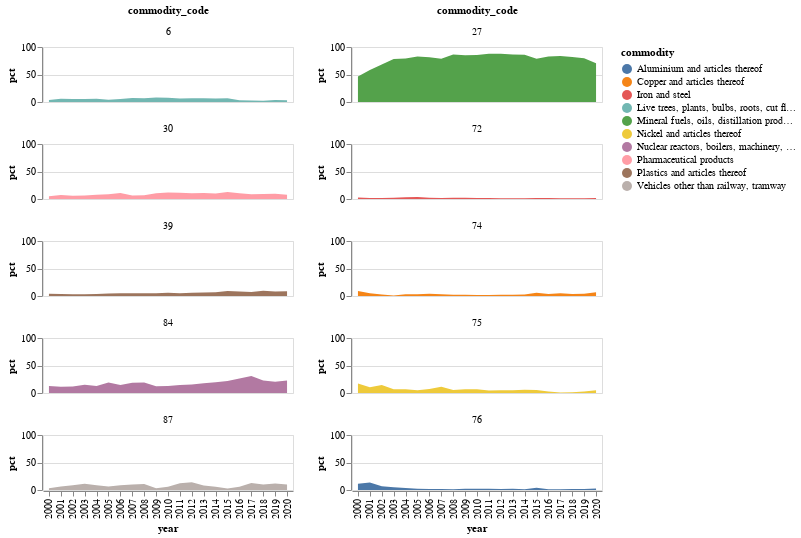

Notebook code for this chart:
### Code cell
country = "Netherlands"
alt.hconcat(
    country_goods_facet(goods_data, country, "Import", years=[2000, 2020], top=5),
    country_goods_facet(goods_data, country, "Export", years=[2000, 2020], top=5)
)

### Figure 1 — Vega-Lite specification as saved in the notebook (floating-point values rounded to 4 significant figures)
{"config": {"view": {"continuousWidth": 400, "continuousHeight": 300}}, "hconcat": [{"data": {"name": "data-bc1078932e83335b26f30e432100a16c"}, "facet": {"field": "commodity_code", "type": "quantitative"}, "spec": {"mark": "area", "encoding": {"color": {"field": "commodity", "type": "nominal"}, "x": {"field": "year", "type": "ordinal"}, "y": {"field": "pct", "scale": {"domain": [0, 100]}, "type": "quantitative"}}, "height": 55, "width": 250}, "columns": 1}, {"data": {"name": "data-ea55273ce966a2aa2cd598948b587d45"}, "facet": {"field": "commodity_code", "type": "quantitative"}, "spec": {"mark": "area", "encoding": {"color": {"field": "commodity", "type": "nominal"}, "x": {"field": "year", "type": "ordinal"}, "y": {"field": "pct", "scale": {"domain": [0, 100]}, "type": "quantitative"}}, "height": 55, "width": 250}, "columns": 1}], "$schema": "https://vega.github.io/schema/vega-lite/v4.17.0.json", "datasets": {"data-bc1078932e83335b26f30e432100a16c": [{"pct": 12.72, "year": 2000, "commodity": "Nuclear reactors, boilers, machinery, etc", "commodity_code": 84}, {"pct": 11.23, "year": 2001, "commodity": "Nuclear reactors, boilers, machinery, etc", "commodity_code": 84}, {"pct": 11.86, "year": 2002, "commodity": "Nuclear reactors, boilers, machinery, etc", "commodity_code": 84}, {"pct": 14.79, "year": 2003, "commodity": "Nuclear reactors, boilers, machinery, etc", "commodity_code": 84}, {"pct": 12.81, "year": 2004, "commodity": "Nuclear reactors, boilers, machinery, etc", "commodity_code": 84}, {"pct": 18.88, "year": 2005, "commodity": "Nuclear reactors, boilers, machinery, etc", "commodity_code": 84}, {"pct": 14.47, "year": 2006, "commodity": "Nuclear reactors, boilers, machinery, etc", "commodity_code": 84}, {"pct": 18.65, "year": 2007, "commodity": "Nuclear reactors, boilers, machinery, etc", "commodity_code": 84}, {"pct": 19.02, "year": 2008, "commodity": "Nuclear reactors, boilers, machinery, etc", "commodity_code": 84}, {"pct": 12.35, "year": 2009, "commodity": "Nuclear reactors, boilers, machinery, etc", "commodity_code": 84}, {"pct": 12.59, "year": 2010, "commodity": "Nuclear reactors, boilers, machinery, etc", "commodity_code": 84}, {"pct": 14.56, "year": 2011, "commodity": "Nuclear reactors, boilers, machinery, etc", "commodity_code": 84}, {"pct": 15.44, "year": 2012, "commodity": "Nuclear reactors, boilers, machinery, etc", "commodity_code": 84}, {"pct": 17.66, "year": 2013, "commodity": "Nuclear reactors, boilers, machinery, etc", "commodity_code": 84}, {"pct": 19.36, "year": 2014, "commodity": "Nuclear reactors, boilers, machinery, etc", "commodity_code": 84}, {"pct": 21.93, "year": 2015, "commodity": "Nuclear reactors, boilers, machinery, etc", "commodity_code": 84}, {"pct": 26.45, "year": 2016, "commodity": "Nuclear reactors, boilers, machinery, etc", "commodity_code": 84}, {"pct": 31.03, "year": 2017, "commodity": "Nuclear reactors, boilers, machinery, etc", "commodity_code": 84}, {"pct": 22.62, "year": 2018, "commodity": "Nuclear reactors, boilers, machinery, etc", "commodity_code": 84}, {"pct": 20.66, "year": 2019, "commodity": "Nuclear reactors, boilers, machinery, etc", "commodity_code": 84}, {"pct": 22.7, "year": 2020, "commodity": "Nuclear reactors, boilers, machinery, etc", "commodity_code": 84}, {"pct": 4.99, "year": 2000, "commodity": "Pharmaceutical products", "commodity_code": 30}, {"pct": 7.4, "year": 2001, "commodity": "Pharmaceutical products", "commodity_code": 30}, {"pct": 5.78, "year": 2002, "commodity": "Pharmaceutical products", "commodity_code": 30}, {"pct": 6.42, "year": 2003, "commodity": "Pharmaceutical products", "commodity_code": 30}, {"pct": 7.79, "year": 2004, "commodity": "Pharmaceutical products", "commodity_code": 30}, {"pct": 8.49, "year": 2005, "commodity": "Pharmaceutical products", "commodity_code": 30}, {"pct": 10.87, "year": 2006, "commodity": "Pharmaceutical products", "commodity_code": 30}, {"pct": 6.59, "year": 2007, "commodity": "Pharmaceutical products", "commodity_code": 30}, {"pct": 6.88, "year": 2008, "commodity": "Pharmaceutical products", "commodity_code": 30}, {"pct": 10.35, "year": 2009, "commodity": "Pharmaceutical products", "commodity_code": 30}, {"pct": 11.69, "year": 2010, "commodity": "Pharmaceutical products", "commodity_code": 30}, {"pct": 11.2, "year": 2011, "commodity": "Pharmaceutical products", "commodity_code": 30}, {"pct": 10.65, "year": 2012, "commodity": "Pharmaceutical products", "commodity_code": 30}, {"pct": 11.07, "year": 2013, "commodity": "Pharmaceutical products", "commodity_code": 30}, {"pct": 10.22, "year": 2014, "commodity": "Pharmaceutical products", "commodity_code": 30}, {"pct": 12.73, "year": 2015, "commodity": "Pharmaceutical products", "commodity_code": 30}, {"pct": 10.41, "year": 2016, "commodity": "Pharmaceutical products", "commodity_code": 30}, {"pct": 8.48, "year": 2017, "commodity": "Pharmaceutical products", "commodity_code": 30}, {"pct": 9.24, "year": 2018, "commodity": "Pharmaceutical products", "commodity_code": 30}, {"pct": 9.72, "year": 2019, "commodity": "Pharmaceutical products", "commodity_code": 30}, {"pct": 7.67, "year": 2020, "commodity": "Pharmaceutical products", "commodity_code": 30}, {"pct": 3.07, "year": 2000, "commodity": "Vehicles other than railway, tramway", "commodity_code": 87}, {"pct": 6.55, "year": 2001, "commodity": "Vehicles other than railway, tramway", "commodity_code": 87}, {"pct": 8.56, "year": 2002, "commodity": "Vehicles other than railway, tramway", "commodity_code": 87}, {"pct": 11.44, "year": 2003, "commodity": "Vehicles other than railway, tramway", "commodity_code": 87}, {"pct": 8.45, "year": 2004, "commodity": "Vehicles other than railway, tramway", "commodity_code": 87}, {"pct": 6.57, "year": 2005, "commodity": "Vehicles other than railway, tramway", "commodity_code": 87}, {"pct": 8.42, "year": 2006, "commodity": "Vehicles other than railway, tramway", "commodity_code": 87}, {"pct": 9.89, "year": 2007, "commodity": "Vehicles other than railway, tramway", "commodity_code": 87}, {"pct": 10.95, "year": 2008, "commodity": "Vehicles other than railway, tramway", "commodity_code": 87}, {"pct": 3.1, "year": 2009, "commodity": "Vehicles other than railway, tramway", "commodity_code": 87}, {"pct": 5.76, "year": 2010, "commodity": "Vehicles other than railway, tramway", "commodity_code": 87}, {"pct": 12.18, "year": 2011, "commodity": "Vehicles other than railway, tramway", "commodity_code": 87}, {"pct": 14.16, "year": 2012, "commodity": "Vehicles other than railway, tramway", "commodity_code": 87}, {"pct": 8.12, "year": 2013, "commodity": "Vehicles other than railway, tramway", "commodity_code": 87}, {"pct": 5.74, "year": 2014, "commodity": "Vehicles other than railway, tramway", "commodity_code": 87}, {"pct": 2.8, "year": 2015, "commodity": "Vehicles other than railway, tramway", "commodity_code": 87}, {"pct": 5.79, "year": 2016, "commodity": "Vehicles other than railway, tramway", "commodity_code": 87}, {"pct": 12.61, "year": 2017, "commodity": "Vehicles other than railway, tramway", "commodity_code": 87}, {"pct": 10.09, "year": 2018, "commodity": "Vehicles other than railway, tramway", "commodity_code": 87}, {"pct": 11.83, "year": 2019, "commodity": "Vehicles other than railway, tramway", "commodity_code": 87}, {"pct": 10.06, "year": 2020, "commodity": "Vehicles other than railway, tramway", "commodity_code": 87}, {"pct": 3.92, "year": 2000, "commodity": "Plastics and articles thereof", "commodity_code": 39}, {"pct": 3.47, "year": 2001, "commodity": "Plastics and articles thereof", "commodity_code": 39}, {"pct": 3.25, "year": 2002, "commodity": "Plastics and articles thereof", "commodity_code": 39}, {"pct": 3.19, "year": 2003, "commodity": "Plastics and articles thereof", "commodity_code": 39}, {"pct": 3.86, "year": 2004, "commodity": "Plastics and articles thereof", "commodity_code": 39}, {"pct": 4.63, "year": 2005, "commodity": "Plastics and articles thereof", "commodity_code": 39}, {"pct": 5.0, "year": 2006, "commodity": "Plastics and articles thereof", "commodity_code": 39}, {"pct": 5.15, "year": 2007, "commodity": "Plastics and articles thereof", "commodity_code": 39}, {"pct": 5.04, "year": 2008, "commodity": "Plastics and articles thereof", "commodity_code": 39}, {"pct": 4.79, "year": 2009, "commodity": "Plastics and articles thereof", "commodity_code": 39}, {"pct": 5.79, "year": 2010, "commodity": "Plastics and articles thereof", "commodity_code": 39}, {"pct": 4.93, "year": 2011, "commodity": "Plastics and articles thereof", "commodity_code": 39}, {"pct": 5.81, "year": 2012, "commodity": "Plastics and articles thereof", "commodity_code": 39}, {"pct": 6.53, "year": 2013, "commodity": "Plastics and articles thereof", "commodity_code": 39}, {"pct": 6.64, "year": 2014, "commodity": "Plastics and articles thereof", "commodity_code": 39}, {"pct": 9.31, "year": 2015, "commodity": "Plastics and articles thereof", "commodity_code": 39}, {"pct": 8.35, "year": 2016, "commodity": "Plastics and articles thereof", "commodity_code": 39}, {"pct": 7.44, "year": 2017, "commodity": "Plastics and articles thereof", "commodity_code": 39}, {"pct": 9.55, "year": 2018, "commodity": "Plastics and articles thereof", "commodity_code": 39}, {"pct": 8.22, "year": 2019, "commodity": "Plastics and articles thereof", "commodity_code": 39}, {"pct": 8.6, "year": 2020, "commodity": "Plastics and articles thereof", "commodity_code": 39}, {"pct": 3.79, "year": 2000, "commodity": "Live trees, plants, bulbs, roots, cut flowers etc", "commodity_code": 6}, {"pct": 5.84, "year": 2001, "commodity": "Live trees, plants, bulbs, roots, cut flowers etc", "commodity_code": 6}, {"pct": 5.58, "year": 2002, "commodity": "Live trees, plants, bulbs, roots, cut flowers etc", "commodity_code": 6}, {"pct": 5.57, "year": 2003, "commodity": "Live trees, plants, bulbs, roots, cut flowers etc", "commodity_code": 6}, {"pct": 5.79, "year": 2004, "commodity": "Live trees, plants, bulbs, roots, cut flowers etc", "commodity_code": 6}, {"pct": 4.18, "year": 2005, "commodity": "Live trees, plants, bulbs, roots, cut flowers etc", "commodity_code": 6}, {"pct": 5.32, "year": 2006, "commodity": "Live trees, plants, bulbs, roots, cut flowers etc", "commodity_code": 6}, {"pct": 7.43, "year": 2007, "commodity": "Live trees, plants, bulbs, roots, cut flowers etc", "commodity_code": 6}, {"pct": 6.94, "year": 2008, "commodity": "Live trees, plants, bulbs, roots, cut flowers etc", "commodity_code": 6}, {"pct": 8.21, "year": 2009, "commodity": "Live trees, plants, bulbs, roots, cut flowers etc", "commodity_code": 6}, {"pct": 7.67, "year": 2010, "commodity": "Live trees, plants, bulbs, roots, cut flowers etc", "commodity_code": 6}, {"pct": 6.18, "year": 2011, "commodity": "Live trees, plants, bulbs, roots, cut flowers etc", "commodity_code": 6}, {"pct": 6.77, "year": 2012, "commodity": "Live trees, plants, bulbs, roots, cut flowers etc", "commodity_code": 6}, {"pct": 7.01, "year": 2013, "commodity": "Live trees, plants, bulbs, roots, cut flowers etc", "commodity_code": 6}, {"pct": 6.27, "year": 2014, "commodity": "Live trees, plants, bulbs, roots, cut flowers etc", "commodity_code": 6}, {"pct": 7.04, "year": 2015, "commodity": "Live trees, plants, bulbs, roots, cut flowers etc", "commodity_code": 6}, {"pct": 3.15, "year": 2016, "commodity": "Live trees, plants, bulbs, roots, cut flowers etc", "commodity_code": 6}, {"pct": 2.57, "year": 2017, "commodity": "Live trees, plants, bulbs, roots, cut flowers etc", "commodity_code": 6}, {"pct": 2.07, "year": 2018, "commodity": "Live trees, plants, bulbs, roots, cut flowers etc", "commodity_code": 6}, {"pct": 3.63, "year": 2019, "commodity": "Live trees, plants, bulbs, roots, cut flowers etc", "commodity_code": 6}, {"pct": 3.37, "year": 2020, "commodity": "Live trees, plants, bulbs, roots, cut flowers etc", "commodity_code": 6}], "data-ea55273ce966a2aa2cd598948b587d45": [{"pct": 46.45, "year": 2000, "commodity": "Mineral fuels, oils, distillation products, etc", "commodity_code": 27}, {"pct": 58.31, "year": 2001, "commodity": "Mineral fuels, oils, distillation products, etc", "commodity_code": 27}, {"pct": 68.21, "year": 2002, "commodity": "Mineral fuels, oils, distillation products, etc", "commodity_code": 27}, {"pct": 77.98, "year": 2003, "commodity": "Mineral fuels, oils, distillation products, etc", "commodity_code": 27}, {"pct": 78.89, "year": 2004, "commodity": "Mineral fuels, oils, distillation products, etc", "commodity_code": 27}, {"pct": 82.64, "year": 2005, "commodity": "Mineral fuels, oils, distillation products, etc", "commodity_code": 27}, {"pct": 81.36, "year": 2006, "commodity": "Mineral fuels, oils, distillation products, etc", "commodity_code": 27}, {"pct": 78.52, "year": 2007, "commodity": "Mineral fuels, oils, distillation products, etc", "commodity_code": 27}, {"pct": 86.36, "year": 2008, "commodity": "Mineral fuels, oils, distillation products, etc", "commodity_code": 27}, {"pct": 84.93, "year": 2009, "commodity": "Mineral fuels, oils, distillation products, etc", "commodity_code": 27}, {"pct": 85.39, "year": 2010, "commodity": "Mineral fuels, oils, distillation products, etc", "commodity_code": 27}, {"pct": 87.54, "year": 2011, "commodity": "Mineral fuels, oils, distillation products, etc", "commodity_code": 27}, {"pct": 87.6, "year": 2012, "commodity": "Mineral fuels, oils, distillation products, etc", "commodity_code": 27}, {"pct": 86.48, "year": 2013, "commodity": "Mineral fuels, oils, distillation products, etc", "commodity_code": 27}, {"pct": 85.92, "year": 2014, "commodity": "Mineral fuels, oils, distillation products, etc", "commodity_code": 27}, {"pct": 78.44, "year": 2015, "commodity": "Mineral fuels, oils, distillation products, etc", "commodity_code": 27}, {"pct": 82.62, "year": 2016, "commodity": "Mineral fuels, oils, distillation products, etc", "commodity_code": 27}, {"pct": 83.46, "year": 2017, "commodity": "Mineral fuels, oils, distillation products, etc", "commodity_code": 27}, {"pct": 81.85, "year": 2018, "commodity": "Mineral fuels, oils, distillation products, etc", "commodity_code": 27}, {"pct": 79.69, "year": 2019, "commodity": "Mineral fuels, oils, distillation products, etc", "commodity_code": 27}, {"pct": 70.64, "year": 2020, "commodity": "Mineral fuels, oils, distillation products, etc", "commodity_code": 27}, {"pct": 17.46, "year": 2000, "commodity": "Nickel and articles thereof", "commodity_code": 75}, {"pct": 10.62, "year": 2001, "commodity": "Nickel and articles thereof", "commodity_code": 75}, {"pct": 14.36, "year": 2002, "commodity": "Nickel and articles thereof", "commodity_code": 75}, {"pct": 7.03, "year": 2003, "commodity": "Nickel and articles thereof", "commodity_code": 75}, {"pct": 6.61, "year": 2004, "commodity": "Nickel and articles thereof", "commodity_code": 75}, {"pct": 4.89, "year": 2005, "commodity": "Nickel and articles thereof", "commodity_code": 75}, {"pct": 7.07, "year": 2006, "commodity": "Nickel and articles thereof", "commodity_code": 75}, {"pct": 11.15, "year": 2007, "commodity": "Nickel and articles thereof", "commodity_code": 75}, {"pct": 5.43, "year": 2008, "commodity": "Nickel and articles thereof", "commodity_code": 75}, {"pct": 6.6, "year": 2009, "commodity": "Nickel and articles thereof", "commodity_code": 75}, {"pct": 6.79, "year": 2010, "commodity": "Nickel and articles thereof", "commodity_code": 75}, {"pct": 4.42, "year": 2011, "commodity": "Nickel and articles thereof", "commodity_code": 75}, {"pct": 4.85, "year": 2012, "commodity": "Nickel and articles thereof", "commodity_code": 75}, {"pct": 5.16, "year": 2013, "commodity": "Nickel and articles thereof", "commodity_code": 75}, {"pct": 5.7, "year": 2014, "commodity": "Nickel and articles thereof", "commodity_code": 75}, {"pct": 5.27, "year": 2015, "commodity": "Nickel and articles thereof", "commodity_code": 75}, {"pct": 2.79, "year": 2016, "commodity": "Nickel and articles thereof", "commodity_code": 75}, {"pct": 1.07, "year": 2017, "commodity": "Nickel and articles thereof", "commodity_code": 75}, {"pct": 1.41, "year": 2018, "commodity": "Nickel and articles thereof", "commodity_code": 75}, {"pct": 2.94, "year": 2019, "commodity": "Nickel and articles thereof", "commodity_code": 75}, {"pct": 4.83, "year": 2020, "commodity": "Nickel and articles thereof", "commodity_code": 75}, {"pct": 9.07, "year": 2000, "commodity": "Copper and articles thereof", "commodity_code": 74}, {"pct": 5.16, "year": 2001, "commodity": "Copper and articles thereof", "commodity_code": 74}, {"pct": 2.53, "year": 2002, "commodity": "Copper and articles thereof", "commodity_code": 74}, {"pct": 1.11, "year": 2003, "commodity": "Copper and articles thereof", "commodity_code": 74}, {"pct": 3.24, "year": 2004, "commodity": "Copper and articles thereof", "commodity_code": 74}, {"pct": 3.16, "year": 2005, "commodity": "Copper and articles thereof", "commodity_code": 74}, {"pct": 4.24, "year": 2006, "commodity": "Copper and articles thereof", "commodity_code": 74}, {"pct": 3.25, "year": 2007, "commodity": "Copper and articles thereof", "commodity_code": 74}, {"pct": 2.13, "year": 2008, "commodity": "Copper and articles thereof", "commodity_code": 74}, {"pct": 2.19, "year": 2009, "commodity": "Copper and articles thereof", "commodity_code": 74}, {"pct": 1.7, "year": 2010, "commodity": "Copper and articles thereof", "commodity_code": 74}, {"pct": 1.75, "year": 2011, "commodity": "Copper and articles thereof", "commodity_code": 74}, {"pct": 2.34, "year": 2012, "commodity": "Copper and articles thereof", "commodity_code": 74}, {"pct": 2.41, "year": 2013, "commodity": "Copper and articles thereof", "commodity_code": 74}, {"pct": 2.92, "year": 2014, "commodity": "Copper and articles thereof", "commodity_code": 74}, {"pct": 5.89, "year": 2015, "commodity": "Copper and articles thereof", "commodity_code": 74}, {"pct": 3.55, "year": 2016, "commodity": "Copper and articles thereof", "commodity_code": 74}, {"pct": 4.8, "year": 2017, "commodity": "Copper and articles thereof", "commodity_code": 74}, {"pct": 3.83, "year": 2018, "commodity": "Copper and articles thereof", "commodity_code": 74}, {"pct": 4.22, "year": 2019, "commodity": "Copper and articles thereof", "commodity_code": 74}, {"pct": 6.88, "year": 2020, "commodity": "Copper and articles thereof", "commodity_code": 74}, {"pct": 11.43, "year": 2000, "commodity": "Aluminium and articles thereof", "commodity_code": 76}, {"pct": 13.47, "year": 2001, "commodity": "Aluminium and articles thereof", "commodity_code": 76}, {"pct": 6.69, "year": 2002, "commodity": "Aluminium and articles thereof", "commodity_code": 76}, {"pct": 4.9, "year": 2003, "commodity": "Aluminium and articles thereof", "commodity_code": 76}, {"pct": 3.44, "year": 2004, "commodity": "Aluminium and articles thereof", "commodity_code": 76}, {"pct": 2.23, "year": 2005, "commodity": "Aluminium and articles thereof", "commodity_code": 76}, {"pct": 1.96, "year": 2006, "commodity": "Aluminium and articles thereof", "commodity_code": 76}, {"pct": 1.76, "year": 2007, "commodity": "Aluminium and articles thereof", "commodity_code": 76}, {"pct": 1.52, "year": 2008, "commodity": "Aluminium and articles thereof", "commodity_code": 76}, {"pct": 2.16, "year": 2009, "commodity": "Aluminium and articles thereof", "commodity_code": 76}, {"pct": 2.25, "year": 2010, "commodity": "Aluminium and articles thereof", "commodity_code": 76}, {"pct": 2.37, "year": 2011, "commodity": "Aluminium and articles thereof", "commodity_code": 76}, {"pct": 1.74, "year": 2012, "commodity": "Aluminium and articles thereof", "commodity_code": 76}, {"pct": 2.3, "year": 2013, "commodity": "Aluminium and articles thereof", "commodity_code": 76}, {"pct": 1.42, "year": 2014, "commodity": "Aluminium and articles thereof", "commodity_code": 76}, {"pct": 3.99, "year": 2015, "commodity": "Aluminium and articles thereof", "commodity_code": 76}, {"pct": 1.37, "year": 2016, "commodity": "Aluminium and articles thereof", "commodity_code": 76}, {"pct": 1.14, "year": 2017, "commodity": "Aluminium and articles thereof", "commodity_code": 76}, {"pct": 1.67, "year": 2018, "commodity": "Aluminium and articles thereof", "commodity_code": 76}, {"pct": 1.6, "year": 2019, "commodity": "Aluminium and articles thereof", "commodity_code": 76}, {"pct": 2.57, "year": 2020, "commodity": "Aluminium and articles thereof", "commodity_code": 76}, {"pct": 2.59, "year": 2000, "commodity": "Iron and steel", "commodity_code": 72}, {"pct": 1.64, "year": 2001, "commodity": "Iron and steel", "commodity_code": 72}, {"pct": 1.7, "year": 2002, "commodity": "Iron and steel", "commodity_code": 72}, {"pct": 2.31, "year": 2003, "commodity": "Iron and steel", "commodity_code": 72}, {"pct": 3.3, "year": 2004, "commodity": "Iron and steel", "commodity_code": 72}, {"pct": 3.63, "year": 2005, "commodity": "Iron and steel", "commodity_code": 72}, {"pct": 2.19, "year": 2006, "commodity": "Iron and steel", "commodity_code": 72}, {"pct": 2.04, "year": 2007, "commodity": "Iron and steel", "commodity_code": 72}, {"pct": 2.27, "year": 2008, "commodity": "Iron and steel", "commodity_code": 72}, {"pct": 2.32, "year": 2009, "commodity": "Iron and steel", "commodity_code": 72}, {"pct": 1.78, "year": 2010, "commodity": "Iron and steel", "commodity_code": 72}, {"pct": 1.85, "year": 2011, "commodity": "Iron and steel", "commodity_code": 72}, {"pct": 1.59, "year": 2012, "commodity": "Iron and steel", "commodity_code": 72}, {"pct": 1.35, "year": 2013, "commodity": "Iron and steel", "commodity_code": 72}, {"pct": 1.19, "year": 2014, "commodity": "Iron and steel", "commodity_code": 72}, {"pct": 1.85, "year": 2015, "commodity": "Iron and steel", "commodity_code": 72}, {"pct": 1.78, "year": 2016, "commodity": "Iron and steel", "commodity_code": 72}, {"pct": 1.44, "year": 2017, "commodity": "Iron and steel", "commodity_code": 72}, {"pct": 1.41, "year": 2018, "commodity": "Iron and steel", "commodity_code": 72}, {"pct": 1.36, "year": 2019, "commodity": "Iron and steel", "commodity_code": 72}, {"pct": 1.7, "year": 2020, "commodity": "Iron and steel", "commodity_code": 72}]}}
